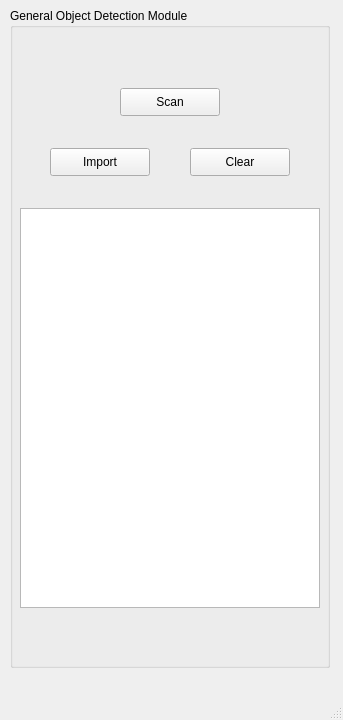
<?xml version="1.0" encoding="UTF-8"?>
<ui version="4.0">
 <class>Module3</class>
 <widget class="QMainWindow" name="Module3">
  <property name="geometry">
   <rect>
    <x>0</x>
    <y>0</y>
    <width>343</width>
    <height>720</height>
   </rect>
  </property>
  <property name="windowTitle">
   <string>Module3</string>
  </property>
  <widget class="QWidget" name="centralwidget">
   <widget class="QGroupBox" name="groupBox">
    <property name="geometry">
     <rect>
      <x>10</x>
      <y>8</y>
      <width>320</width>
      <height>660</height>
     </rect>
    </property>
    <property name="title">
     <string>General Object Detection Module</string>
    </property>
    <widget class="QPushButton" name="pushButton_scan">
     <property name="geometry">
      <rect>
       <x>110</x>
       <y>80</y>
       <width>100</width>
       <height>28</height>
      </rect>
     </property>
     <property name="text">
      <string>Scan</string>
     </property>
    </widget>
    <widget class="QPushButton" name="pushButton_import">
     <property name="geometry">
      <rect>
       <x>40</x>
       <y>140</y>
       <width>100</width>
       <height>28</height>
      </rect>
     </property>
     <property name="text">
      <string>Import</string>
     </property>
    </widget>
    <widget class="QTextBrowser" name="textBrowser">
     <property name="geometry">
      <rect>
       <x>10</x>
       <y>200</y>
       <width>300</width>
       <height>400</height>
      </rect>
     </property>
    </widget>
    <widget class="QPushButton" name="pushButton_clear">
     <property name="geometry">
      <rect>
       <x>180</x>
       <y>140</y>
       <width>100</width>
       <height>28</height>
      </rect>
     </property>
     <property name="text">
      <string>Clear</string>
     </property>
    </widget>
   </widget>
  </widget>
  <widget class="QStatusBar" name="statusbar"/>
 </widget>
 <resources/>
 <connections/>
</ui>
